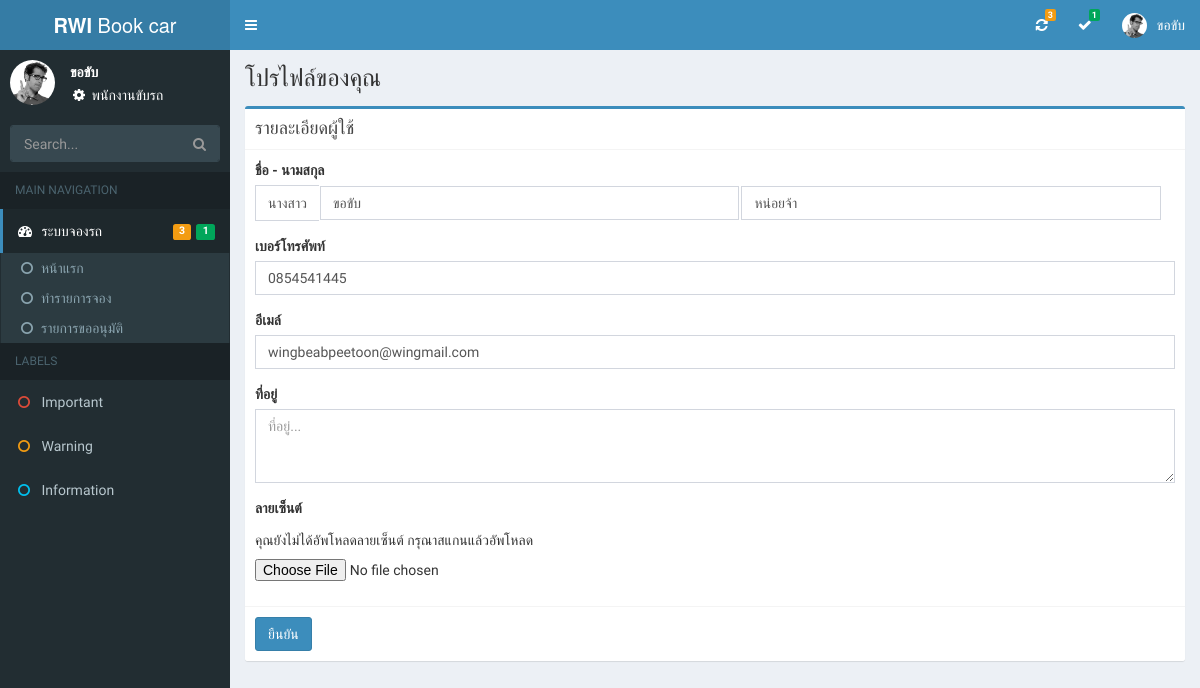
Screenshot of /profile.php (signed in) with the database file from the repository.
### tables this page shows
CREATE TABLE `user` (
  `u_id` int(11) NOT NULL,
  `u_prefix` varchar(20) NOT NULL,
  `u_fname` varchar(50) NOT NULL,
  `u_lname` varchar(50) NOT NULL,
  `u_tel` varchar(10) NOT NULL,
  `u_email` varchar(50) NOT NULL,
  `u_address` varchar(200) NOT NULL,
  `username` varchar(200) NOT NULL,
  `password` varchar(200) NOT NULL,
  `u_permit` char(1) NOT NULL,
  `u_department` varchar(50) NOT NULL,
  `u_signature` varchar(200) NOT NULL
);

### profile.php (the view, shortened to what this page needs)
<?php
include("header.php");
include("left.php");
$u_id = $_SESSION['u_id'];
$strsql = "SELECT u.u_prefix,u.u_fname,u.u_lname,u.u_tel,u.u_email,u.u_address,u.u_signature
FROM user u
WHERE u.u_id = '".$u_id."'";
$query = $conn->query($strsql);
 ?>
 <div class="content-wrapper">
   <section class="content-header">
     <h1>โปรไฟล์ของคุณ</h1>
   </section>
   <section class="content">
     <div class="box box-primary">
       <div class="box-header with-border">
         <h2 class="box-title">รายละเอียดผู้ใช้</h2>
       </div>
       <?php
       while ($result = $query->fetch_array()) {
        ?>
       <form class="" action="edituser.php" method="post" role="form" enctype="multipart/form-data">
         <div class="box-body">
           <div class="form-group">
             <label>ชื่อ - นามสกุล</label>
             <div class="input-group">
               <span class="input-group-addon"><?php echo $result['u_prefix']; ?></span>
               <input class="form-control" type="text" name="fname" value="<?php echo $result['u_fname']; ?>" placeholder="ชื่อ" style="display: unset; width: 49%; margin: 1px;" required>
               <input class="form-control" type="text" name="lname" value="<?php echo $result['u_lname']; ?>" placeholder="นามสกุล" style="display: unset; width: 49%; margin: 1px;" required>
             </div>
           </div>
           <div class="form-group">
             <label>เบอร์โทรศัพท์</label>
             <input class="form-control" type="text" name="tel" value="<?php echo $result['u_tel']; ?>" placeholder="เบอร์โทรศัพท์">
           </div>
           <div class="form-group">
             <label>อีเมล์</label>
             <input class="form-control" type="email" name="email" value="<?php echo $result['u_email']; ?>" placeholder="อีเมล์">
           </div>
           <div class="form-group">
             <label>ที่อยู่</label>
             <textarea class="form-control" name="address" rows="3" cols="80" placeholder="ที่อยู่..."><?php echo $result['u_address']; ?></textarea>
           </div>
           <div class="form-group">
             <label>ลายเซ็นต์</label>
               <div>
                 <?php
                 if($result['u_signature']==""){
                   echo "<h5>คุณยังไม่ได้อัพโหลดลายเซ็นต์ กรุณาสแกนแล้วอัพโหลด</h5>";
                 }else{
                  ?>
                 <a href="img/signature/<?php echo $result['u_signature']; ?>" target="_blank"><img src="img/signature/<?php echo $result['u_signature']; ?>" height="200px"></a>
                 <input type="hidden" name="checkimg" value="<?php echo $result['u_signature']; ?>">
                 <?php
                }
                  ?>
               </div>
               <input type="file" name="signature" value="" style="display: block;">
           </div>
         </div>
         <div class="box-footer">
           <button class="btn btn-primary" type="submit" name="button">ยืนยัน</button>
         </div>
       </form>
       <?php
     }
        ?>
     </div>
   </section>
 </div>
<?php
include("footer.php");
 ?>

### rows the page displays
user: u_prefix "นางสาว", fname "ขอขับ", lname "หน่อยจ้า", tel "0854541445", email "wingbeabpeetoon@wingmail.com", shows "คุณยังไม่ได้อัพโหลดลายเซ็นต์ กรุณาสแกนแล้วอัพโหลด"

### other values shown
$list_app "3"
$list_suc "1"
$_SESSION['name'] "ขอขับ"
$permit "พนักงานขับรถ"
